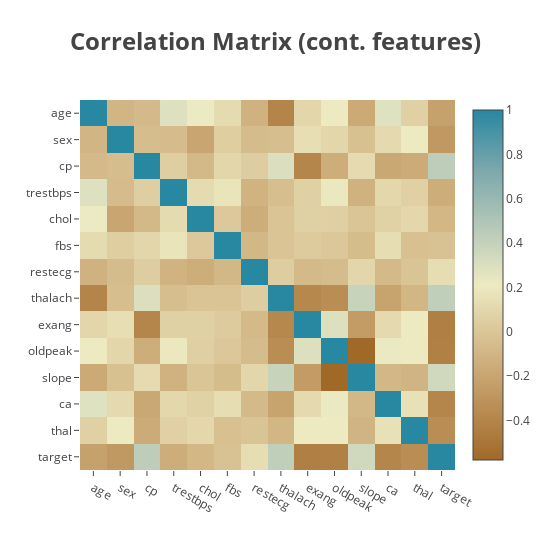

Notebook code for this chart:
### Code cell
import plotly.graph_objects as go

corr = df.corr()
fig = go.Figure(data=go.Heatmap(
    z=corr.values,  # Extract the values from the correlation DataFrame
    x=corr.index.values,
    y=corr.columns.values,
    colorscale='earth',
))

fig.update_layout(
    title_text='<b>Correlation Matrix (cont. features)<b>',
    title_x=0.5,
    titlefont={'size': 24},
    width=550,
    height=550,
    xaxis_showgrid=False,
    yaxis_showgrid=False,
    yaxis_autorange='reversed',
    paper_bgcolor=None,
)

fig.show()

### Figure 1 — Plotly figure (JSON) as saved in the notebook; plotly's stock layout.template omitted (floating-point values rounded to 4 significant figures; data arrays with more than 128 entries replaced by an {"elided": "..."} marker saying what was removed)
{"data": [{"colorscale": [[0, "rgb(161, 105, 40)"], [0.1667, "rgb(189, 146, 90)"], [0.3333, "rgb(214, 189, 141)"], [0.5, "rgb(237, 234, 194)"], [0.6667, "rgb(181, 200, 184)"], [0.8333, "rgb(121, 167, 172)"], [1, "rgb(40, 135, 161)"]], "type": "heatmap", "x": ["age", "sex", "cp", "trestbps", "chol", "fbs", "restecg", "thalach", "exang", "oldpeak", "slope", "ca", "thal", "target"], "y": ["age", "sex", "cp", "trestbps", "chol", "fbs", "restecg", "thalach", "exang", "oldpeak", "slope", "ca", "thal", "target"], "z": {"elided": "14x14 float values"}}], "layout": {"height": 550, "title": {"font": {"size": 24}, "text": "<b>Correlation Matrix (cont. features)<b>", "x": 0.5}, "width": 550, "xaxis": {"autorange": true, "range": [-0.5, 13.5], "showgrid": false, "type": "category"}, "yaxis": {"autorange": true, "range": [13.5, -0.5], "showgrid": false, "type": "category"}}}
